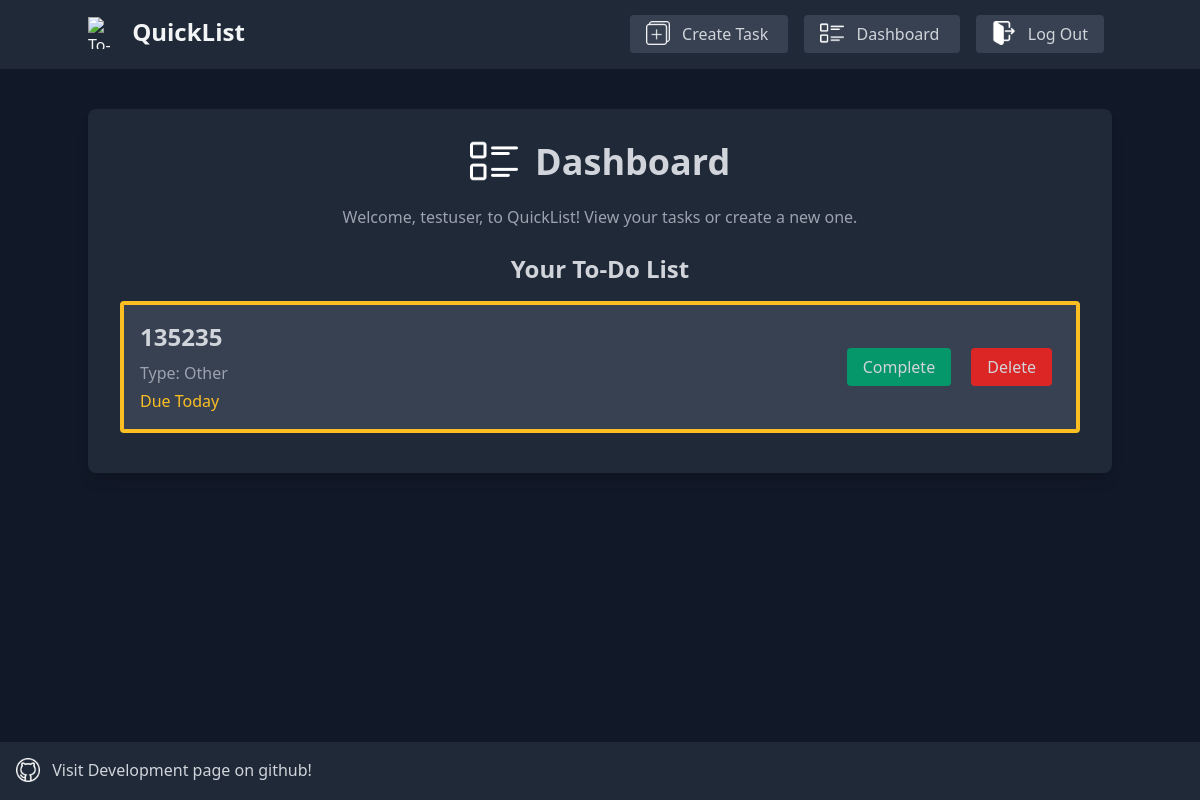
The page /dashboard (signed in) on the database as committed earlier.
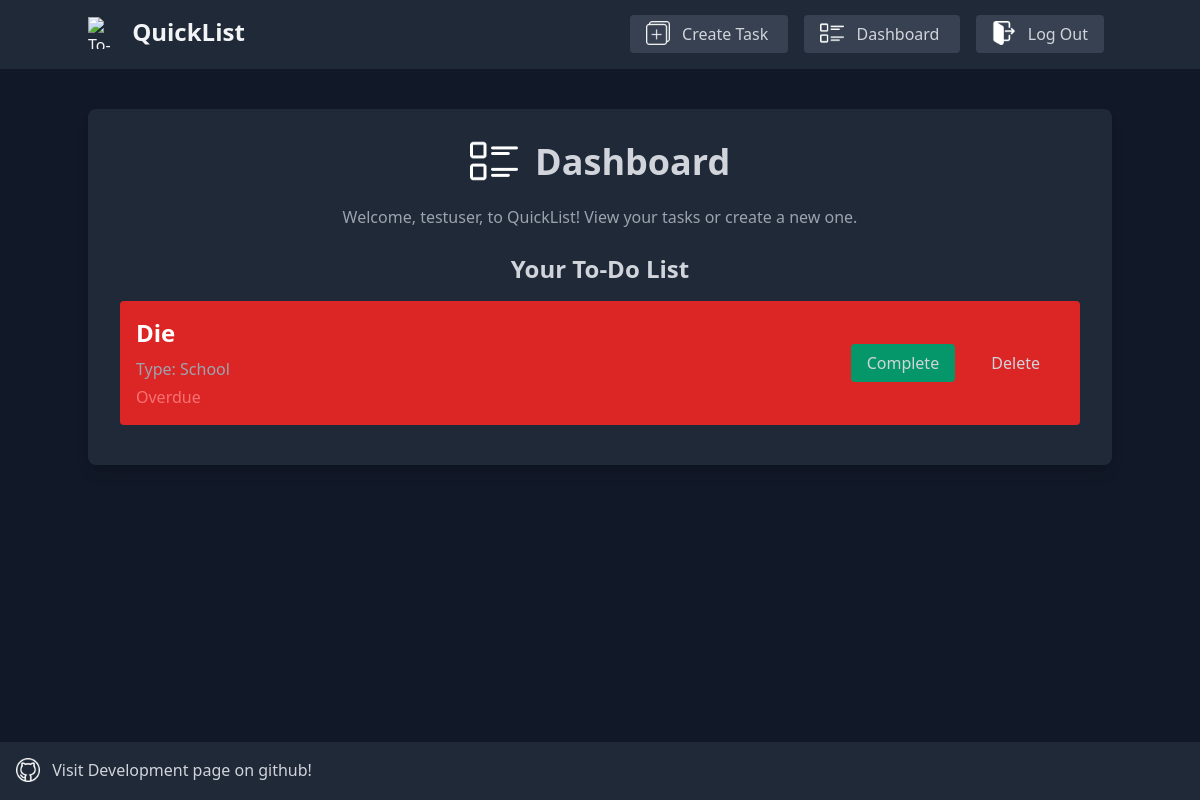
The same page on the database as committed later.
### setup_db.py (models this page shows)
class ToDo(Base):# ToDo model
    __tablename__ = 'todos'
    id = Column(Integer, primary_key=True)
    title = Column(String, nullable=False)
    category = Column(String, nullable=False)
    date = Column(DateTime, nullable=False)
    description = Column(String, nullable=True)
    done = Column(Boolean, default=False, nullable=False)
    user_id = Column(Integer, ForeignKey('users.id'), nullable=False)
    user = relationship("User", back_populates="todos")

### app.py (the view)
@app.route('/dashboard')# Define the dashboard route
def dashboard():
    if "user_id" not in session:# Check if the user is logged in
        flash("You need to login first", "warning")
        return redirect(url_for('login'))  # Redirect to the login page if the user is not logged in
    if 'first_login' in session and session['first_login']:# Check if it's the first time visiting the dashboard after login or logout
        flash("Welcome back, {}!".format(session["username"]), "info")
        session['first_login'] = False  # Set 'first_login' to False after showing the message
    todos = db_session.query(ToDo).filter(ToDo.user_id == session["user_id"]).all()# Get all tasks associated with the current user
    return render_template('dashboard.html', user_id=session["user_id"], username=session["username"], todos = todos)# Render the dashboard page and store the current user's id and username in the session

### app.py (called while the page is built)
@app.template_filter('days_left')# Custom Jinja filter to calculate the number of days left for a task
def days_left(due_date):
    today = datetime.now()  # Get today's date and time
    delta = due_date - today  # Calculate the difference
    if delta.days > 0:  # If the due date is in the future
        return delta.days  # Return the number of days left
    elif delta.days+1 == 0:  # If the due date is today
        return "Today"
    else:  # If the task is overdue
        return "Overdue"

### templates/dashboard.html (shortened to what this page needs)
<!DOCTYPE html>
<html lang="en">
    <head>
        <link href="{{ url_for('static', filename='styles/styles.css') }}" rel="stylesheet">
    </head>
    <body class="bg-gray-900 text-gray-300">
        <header class="bg-gray-800 text-gray-100 p-4">
            <div class="container mx-auto flex justify-between items-center">
                <a href="/dashboard">
                    <img src="/static/images/icon.png" alt="To-Do List Icon" class="h-8 w-8 inline-block mr-2" style="transform: translateY(-4px);">
                    <h1 class="text-2xl font-bold inline-block align-baseline">QuickList</h1>
                </a>
                <nav>
                    <a href="/create" class="bg-gray-700 text-gray-300 hover:bg-gray-600 active:bg-gray-500 mx-2 px-4 py-2 rounded">
                        <img src="/static/images/create.png" alt="Create Task Icon" class="h-6 w-6 inline-block mr-2" style="transform: translateY(-2px);">
                        Create Task
                    </a>
                    <a href="/dashboard" class="bg-gray-700 text-gray-300 hover:bg-gray-600 active:bg-gray-500 mx-2 px-4 py-2 rounded">
                        <img src="/static/images/dashboard.png" alt="Dashboard Icon" class="h-6 w-6 inline-block mr-2" style="transform: translateY(-2px);">
                        Dashboard
                    </a>
                    <a href="/logout" class="bg-gray-700 text-gray-300 hover:bg-gray-600 active:bg-gray-500 mx-2 px-4 py-2 rounded">
                        <img src="/static/images/logout.png" alt="Log Out Icon" class="h-6 w-6 inline-block mr-2" style="transform: translateY(-2px);">
                        Log Out
                    </a>
                </nav>
            </div>
        </header>
        <main class="container mx-auto mt-10">
            <div class="bg-gray-800 p-8 rounded-lg shadow-lg">
                <h2 class="text-4xl font-bold mb-4 text-center">
                    <img src="/static/images/dashboard.png" alt="Dashboard Icon" class="h-12 w-12 inline-block mr-2" style="transform: translateY(-4px);">
                    Dashboard
                </h2>
                <p class="text-gray-400 text-center">Welcome, {{ username }}, to QuickList! View your tasks or create a new one.</p>
                <br>
                <h3 class="text-2xl font-bold mb-4 text-center">Your To-Do List</h3>
                <ul class="list-disc list-inside">
                    {% for todo in todos if not todo.done %}
                    <li class="flex justify-between items-center
                        {% if todo.done == False and todo.date|days_left == 'Overdue' %}
                            bg-red-600 text-white animate-pulse
                        {% elif todo.done == False and todo.date|days_left == 'Today' %}
                            border-4 border-yellow-400 bg-gray-700
                        {% else %}
                            bg-gray-700 text-gray-300
                        {% endif %}
                        p-4 rounded mb-2">
                        <div class="flex flex-col">
                            <h4 class="text-2xl font-bold mb-2">{{ todo.title }}</h4>
                            <p class="text-gray-400 mb-1">Type: {{ todo.category }}</p>
                            <p class="text-gray-400">
                                {% if todo.date|days_left == 'Overdue' %}
                                    <span class="text-red-400">Overdue</span>
                                {% elif todo.date|days_left == 'Today' %}
                                    <span class="text-yellow-400">Due Today</span>
                                {% else %}
                                <span class="text-yellow-400">Due in {{ todo.date|days_left }} days</span>
                                {% endif %}
                            </p>
                        </div>
                        <div>
                            <a href="/complete/{{ todo.id }}" class="bg-green-600 text-gray-300 hover:bg-green-500 active:bg-green-400 mx-2 px-4 py-2 rounded">Complete</a>
                            <a href="/delete/{{ todo.id }}" class="bg-red-600 text-gray-300 hover:bg-red-500 active:bg-red-400 mx-2 px-4 py-2 rounded">Delete</a>
                        </div>
                    </li>
                    {% endfor %}
                </ul>
            </div>
            <br>
            <br>
            <br>
            <br>
        </main>
    </body>
    <footer class="bg-gray-800 text-gray-100 p-4 mt-10 fixed bottom-0 w-full">
        <p>
            <a href="https://github.com/Space-Cadet-Stuff/To-do-Program" class="text-gray-300 hover:text-gray-400">
                <img src="/static/images/github.png" alt="GitHub Icon" class="h-6 w-6 inline-block mr-2" style="transform: translateY(-2px);"> Visit Development page on github!
            </a>
        </p>
    </footer>
</html>

Rows that differ between the two databases and show on the page:
no longer on this page (row edited): ToDo: title "135235", category "Other", shows "Due Today"
now on this page (row edited): ToDo: title "Die", category "School", shows "Overdue"
